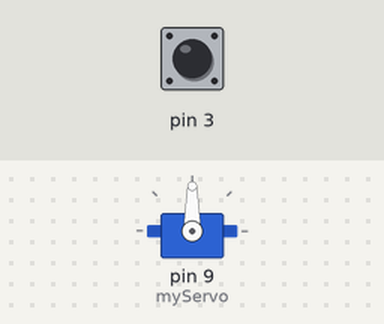
Bench run of a sketch on a simulated Arduino Uno, built with avr-gcc and run on an emulated ATmega328P. On the bench: servo. Inputs (shaded band) come from the test bench; at power-on: pin 3 HIGH.

Above: at 1.2 s.
1.3 s: pin 3 pulled LOW for 0.15 s
At 1.38 s:
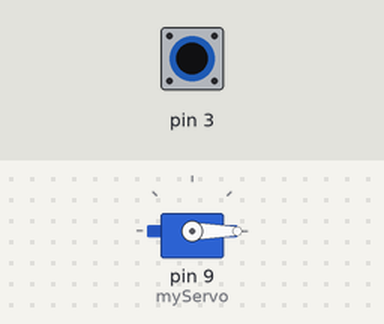
2.9 s: pin 3 pulled LOW for 3.2 s
At 6.7 s:
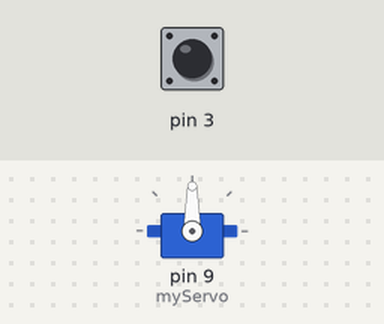
Timing chart, 0 to 8.2 s (numbered marks = the images above; inputs shaded):
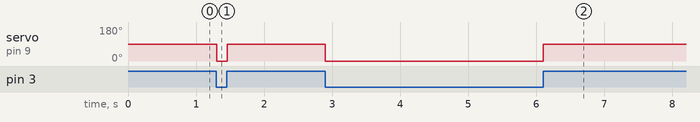

The sketch:

motor_servo_18.ino
```cpp
// snippet: motor_servo_18
// tags: servo, pwm, angle, sweep, millis
// boards: avr, megaavr, nano33iot, rp2040
// not-tags: romi32u4
// library: Servo
// description: Servo idles at 90 degrees
// prompts: servo, idles, degrees, moves, digital, returns
// verified: compile-only
// source: kd-generated (id 18)
// exact-include: Servo.h

#include <Servo.h>

Servo myServo;
int targetPos = 90;
const unsigned long INTERVAL = 20;  // 50Hz = 1000ms / 50 = 20ms
unsigned long prevMs = 0;

void setup() {
  myServo.attach(9);
  pinMode(3, INPUT_PULLUP);
  myServo.write(targetPos);
}

void loop() {
  unsigned long now = millis();
  if (now - prevMs >= INTERVAL) {
    prevMs = now;

    if (digitalRead(3) == LOW) {
      targetPos = 0;
    } else {
      targetPos = 90;
    }

    myServo.write(targetPos);
  }
}
```

Measured:
- after the input at 1.3 s, servo on pin 9 (myServo): 90° → 0° at once, → 90° 0.16 s later
- after the input at 2.9 s, servo on pin 9 (myServo): 90° → 0° at once, → 90° 3.2 s later
